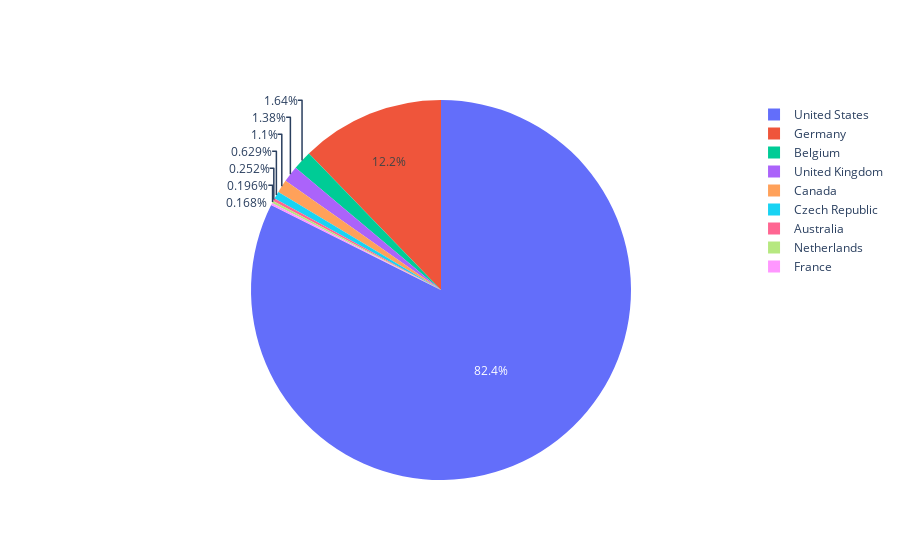

Notebook code cell kept with this figure:
### Code cell
import plotly.graph_objects as go

def printPie(cluster, query, labels, values):
    result = cluster.query(query).execute()
    fig = go.Figure(data=[go.Pie(labels=[row[labels] for row in result if labels in row.keys()],
                                 values=[row[values] for row in result if values in row.keys()])])
    fig.show()

query = "SELECT COUNT(*) as count, country FROM `beer-sample` GROUP BY country ORDER BY count DESC LIMIT 10"

printPie(cluster, query, "country", "count")

### Figure 1 — Plotly figure (JSON) as saved in the notebook; plotly's stock layout.template omitted (floating-point values rounded to 4 significant figures)
{"data": [{"labels": ["United States", "Germany", "Belgium", "United Kingdom", "Canada", "Czech Republic", "Australia", "Netherlands", "France"], "type": "pie", "values": [5891, 875, 117, 99, 79, 45, 18, 14, 12, 11]}], "layout": {}}
